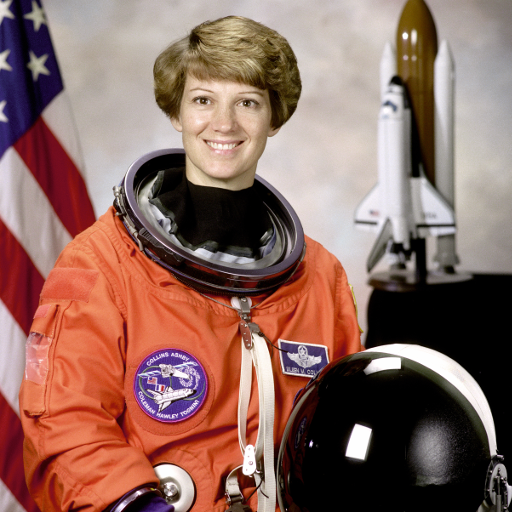
#> input picture skimage.data.astronaut(), 512 x 512 px
$ jupyter execute 'skimage_etalon (1).ipynb'   (older library calls are emulated)
#> lines starting #> are read from the running program, lines starting #| are printed output that depends on the picture; after the words box and inside, x2 and y2 are one past the last pixel; in counts of white or black regions, pixels touching at a corner belong together
 ## Что можно показать в skimage?

Официальная страница skiimage с примерами:
https://scikit-image.org/docs/stable/auto_examples/
Некоторые из них я покажу вам здесь

### Цветовые модели и работа с цветом

Так же, как в OpenCV, можно переходить к разным цветовым моделям.

[cell 1]
import matplotlib.pyplot as plt

from skimage import data
from skimage.color import rgb2gray

original = data.astronaut()
#> original is the input picture: shape (512, 512, 3); mean R, G, B 141.6, 105.8, 96.5
grayscale = rgb2gray(original)

plt.subplot(121)
plt.imshow(original)
plt.title("Original")
plt.subplot(122)
plt.imshow(grayscale, cmap=plt.cm.gray)
plt.title("Grayscale")
plt.show()

[cell 2]
from skimage.color import rgb2hsv
rgb_img = data.coffee()
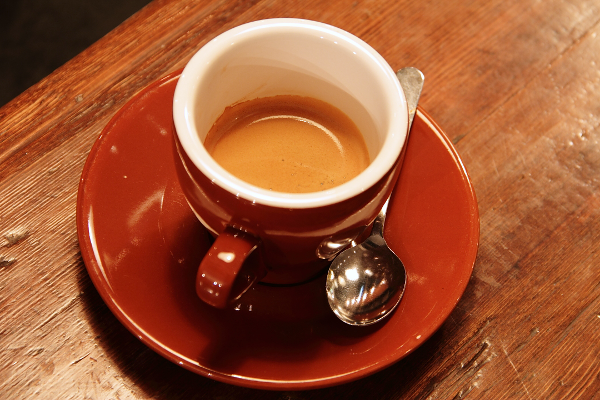
#> input picture skimage.data.coffee(), 600 x 400 px
#> rgb_img is the input picture: shape (400, 600, 3); mean R, G, B 158.6, 85.8, 51.5
hsv_img = rgb2hsv(rgb_img)
#> hsv_img: shape (400, 600, 3) float64; mean of channels 0, 1, 2 0.0586, 0.725, 0.622
hue_img = hsv_img[:, :, 0]
value_img = hsv_img[:, :, 2]

plt.figure(figsize=(15,10))
plt.subplot(131)
plt.imshow(rgb_img)
plt.title("RGB image")
plt.subplot(132)
plt.imshow(hue_img, cmap='hsv')
plt.title("Hue channel")
plt.subplot(133)
plt.imshow(value_img)
plt.title("Value channel")

plt.show()

Можно выделить предмет на изображние, поставив threshold на цветовой фон:

[cell 3]
hue_threshold = 0.04
binary_img = hue_img > hue_threshold
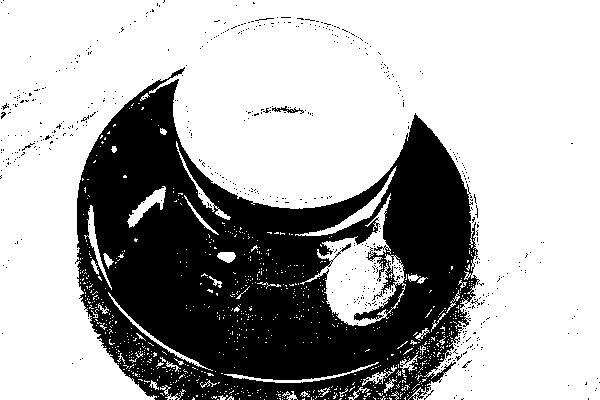
#> binary_img: shape (400, 600) bool; 67.9% white; 570 black regions (565 under 20 px), largest, box (x1, y1, x2, y2) and area: (75, 67, 480, 400) 75690, (272, 106, 304, 114) 92, (22, 143, 35, 151) 23, (372, 291, 383, 301) 22, (255, 18, 274, 21) 20

plt.imshow(binary_img)
plt.title("Hue-thresholded image")

plt.show()

[cell 4]
import matplotlib.pyplot as plt

from skimage import data
from skimage import exposure
from skimage.exposure import match_histograms

reference = data.coffee()
image = data.chelsea()
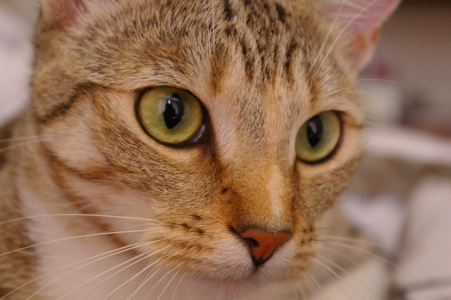
#> input picture skimage.data.chelsea(), 451 x 300 px
#> image is the input picture: shape (300, 451, 3); mean R, G, B 147.7, 111.4, 86.8

matched = match_histograms(image, reference, multichannel=True)


plt.figure(figsize=(15,10))
plt.subplot(131)
plt.imshow(image)
plt.title('Source')
plt.subplot(132)
plt.imshow(reference)
plt.title('Reference')
plt.subplot(133)
plt.imshow(matched)
plt.title('Matched')

plt.show()

Тут же можно разделить различные типы тканей на изображении:

[cell 5]
from skimage import data
from skimage.color import rgb2hed
from matplotlib.colors import LinearSegmentedColormap

# Create an artificial color close to the original one
cmap_hema = LinearSegmentedColormap.from_list('mycmap', ['white', 'navy'])
cmap_dab = LinearSegmentedColormap.from_list('mycmap', ['white',
                                             'saddlebrown'])
cmap_eosin = LinearSegmentedColormap.from_list('mycmap', ['darkviolet',
                                               'white'])

ihc_rgb = data.immunohistochemistry()
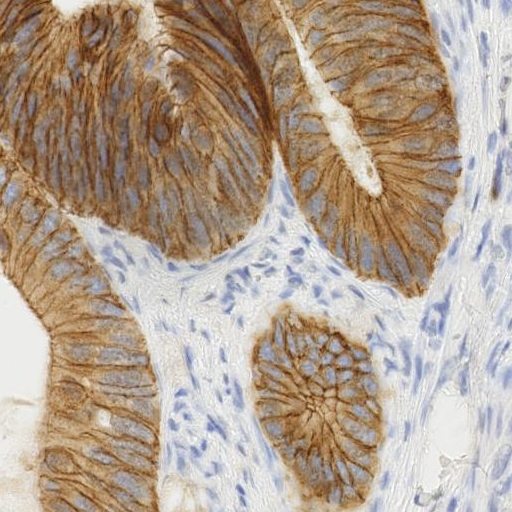
#> input picture skimage.data.immunohistochemistry(), 512 x 512 px
#> ihc_rgb is the input picture: shape (512, 512, 3); mean R, G, B 177.3, 159.8, 144
ihc_hed = rgb2hed(ihc_rgb)
#> ihc_hed: shape (512, 512, 3) float64; mean of channels 0, 1, 2 0.0201, 3.78e-07, 0.0582

plt.figure(figsize=(15, 15))
plt.subplot(221)
plt.imshow(ihc_rgb)
plt.title("Original image")

plt.subplot(222)
plt.imshow(ihc_hed[:, :, 0], cmap=cmap_hema)
plt.title("Hematoxylin")

plt.subplot(223)
plt.imshow(ihc_hed[:, :, 1], cmap=cmap_eosin)
plt.title("Eosin")

plt.subplot(224)
plt.imshow(ihc_hed[:, :, 2], cmap=cmap_dab)
plt.title("DAB")


plt.show()

## Улучшение контрастности

[cell 6]
import matplotlib
import matplotlib.pyplot as plt
import numpy as np

from skimage import data, img_as_float
from skimage import exposure


matplotlib.rcParams['font.size'] = 8


img = data.moon()
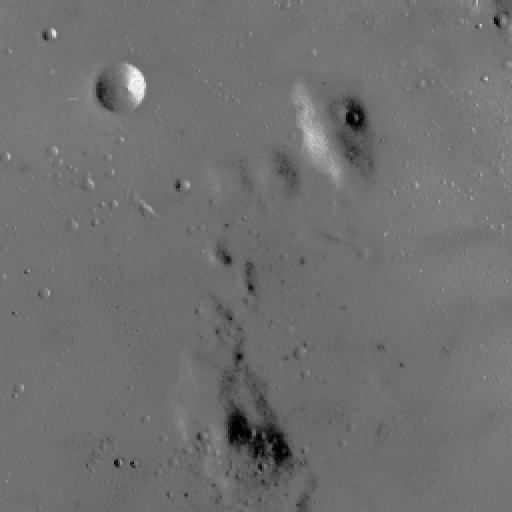
#> input picture skimage.data.moon(), 512 x 512 px
#> img is the input picture: shape (512, 512); min 0, max 255, mean 112.2

# Contrast stretching
p2, p98 = np.percentile(img, (2, 98))
#> p2 = 78; p98 = 129
img_rescale = exposure.rescale_intensity(img, in_range=(p2, p98))

# Equalization
img_eq = exposure.equalize_hist(img)

# Adaptive Equalization
img_adapteq = exposure.equalize_adapthist(img, clip_limit=0.03)

# Display results
plt.figure(figsize=(20,10))

plt.subplot(141)
plt.imshow(img, cmap=plt.cm.gray)
plt.title('Low contrast image')

plt.subplot(142)
plt.imshow(img_rescale, cmap=plt.cm.gray)
plt.title('Contrast stretching')

plt.subplot(143)
plt.imshow(img_eq, cmap=plt.cm.gray)
plt.title('Histogram equalization')

plt.subplot(144)
plt.imshow(img_adapteq, cmap=plt.cm.gray)
plt.title('Adaptive equalization')

plt.show()

## Детектор границ

[cell 7]
from skimage import feature
edges_dab = feature.canny(ihc_hed[:, :, 2], sigma=0.4)
#> edges_dab: shape (512, 512) bool; 9.2% white in thin lines or dots

plt.figure(figsize=(10, 5))
plt.subplot(121)
plt.imshow(ihc_hed[:, :, 2], cmap_dab)
plt.title('DAB image')
plt.subplot(122)
plt.imshow(edges_dab, cmap=plt.cm.gray)
plt.title('Edges of DAB')
plt.show()

Таким образом можно подготовить датасет для задачи сегментации. Осталось только сохранить изображение с помощью matplotlib.

[cell 8]
plt.imsave('some_dir/mask_image.jpg', edges_dab)

# Задание
С помощью Canny edge detector найдите эллипс по цветовому градиенту между красным и белым (задача на погуглить, советую проштудировать галерею skimage). Результатом должна быть маска эллипса на изображении. Подайте ее на вход тестовой функции)

[cell 9]
from skimage import data, color, img_as_ubyte
from skimage.feature import canny
from skimage.transform import hough_ellipse
from skimage.draw import ellipse_perimeter

[cell 10]
image_rgb = data.coffee()[0:220, 160:420]

[cell 11]
plt.imshow(image_rgb)

[cell 12]
image_gray = color.rgb2gray(image_rgb)
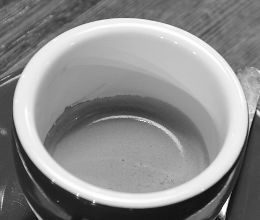
#> image_gray: shape (220, 260) float64; min 0.044, max 1, mean 0.549
edges = canny(image_gray, sigma=2.0,
              low_threshold=0.55, high_threshold=0.8)
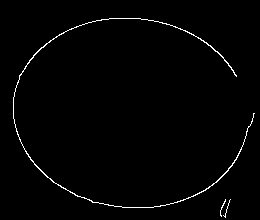
#> edges: shape (220, 260) bool; 1.4% white in thin lines or dots, all inside (x1, y1, x2, y2) = (13, 18, 255, 218)

[cell 13]
import numpy as np
result = hough_ellipse(edges, accuracy=20, threshold=250,
                    min_size=100, max_size=120)
result.sort(order='accumulator')
best = list(result[-1])
#> best = [281, 112.5, 130.5, 116.6, 94.09, 1.68]
yc, xc, a, b = [int(round(x)) for x in best[1:5]]
#> yc = 112; xc = 130; a = 117; b = 94
orientation = best[5]
#> orientation = 1.68
cy, cx = ellipse_perimeter(yc, xc, a, b, orientation)
#> cy = 606 values, max 206 at index 145, min 17 at index 0, mean 111.5; cx = 606 values, max 247 at index 439, min 12 at index 136, mean 129.5
mask = np.zeros((edges.shape))
mask = color.gray2rgb(img_as_ubyte(mask))
mask[cy, cx] = (250, 0, 0)
mask = color.rgb2gray(img_as_ubyte(mask))
mask[mask>0]=1
print(np.sum((mask == 1) & edges))
#| 160

# Задание 2
Восстановите яркость темного изображения Меган Фокс по референсной картинке

[cell 14]
import skimage
from skimage import exposure
from skimage.exposure import match_histograms
import numpy as np


megan = skimage.io.imread('megan.jpeg')
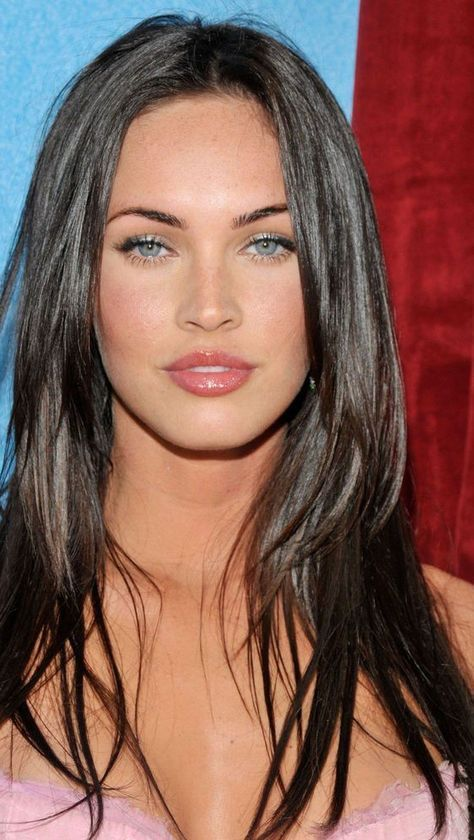
#> input picture cv-01/megan.jpeg, 474 x 840 px
#> megan is the input picture: shape (840, 474, 3); mean R, G, B 129.3, 93.1, 83.9
dark_megan =  skimage.io.imread('dark_megan.jpeg')
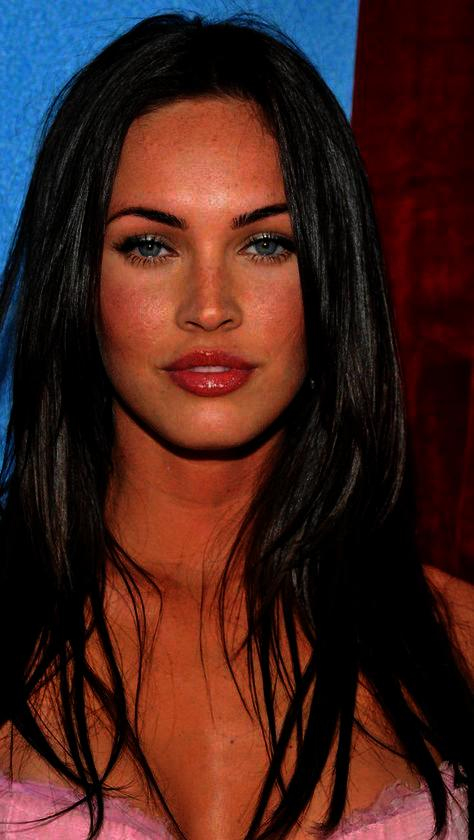
#> input picture cv-01/dark_megan.jpeg, 474 x 840 px
#> dark_megan is the input picture: shape (840, 474, 3); mean R, G, B 67.4, 34.3, 30.2

[cell 15]
matched = match_histograms(dark_megan, megan, multichannel=True)
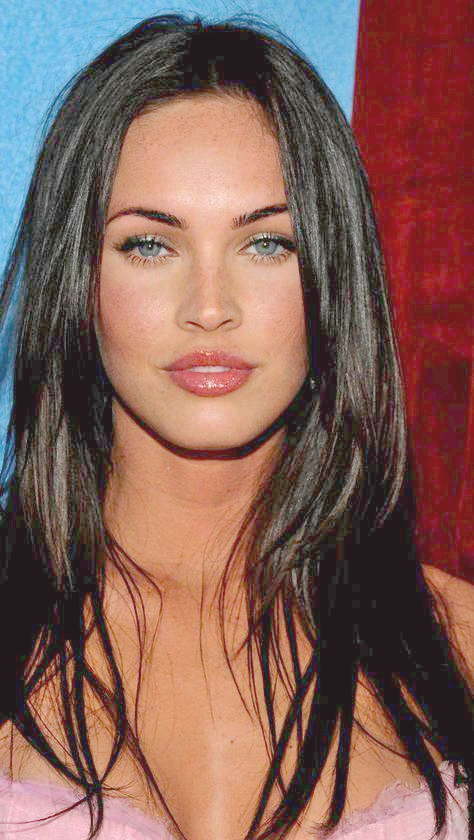
#> matched: shape (840, 474, 3); mean R, G, B 130.5, 95.6, 87.7
np.sum(np.isclose(matched, megan, atol=0.1))
#> Out = 116293
#сделайте +- 50

[cell 16]
plt.figure(figsize=(15,10))
plt.subplot(131)
plt.imshow(megan)
plt.title('Source')
plt.subplot(132)
plt.imshow(dark_megan)
plt.title('Reference')
plt.subplot(133)
plt.imshow(matched)
plt.title('Matched')

[cell 17]
import matplotlib.pyplot as plt

from skimage import data
from skimage import exposure
from skimage.exposure import match_histograms

reference = data.coffee()
image = data.chelsea()

matched = match_histograms(image, reference, multichannel=True)


plt.figure(figsize=(15,10))
plt.subplot(131)
plt.imshow(image)
plt.title('Source')
plt.subplot(132)
plt.imshow(reference)
plt.title('Reference')
plt.subplot(133)
plt.imshow(matched)
plt.title('Matched')

plt.show()

[cell 18]
from skimage import data, color, img_as_ubyte
from skimage.feature import canny
from skimage.transform import hough_ellipse
from skimage.draw import ellipse_perimeter

image_rgb = data.coffee()[0:220, 160:420]
plt.imshow(image_rgb)

[cell 19]
image_gray = color.rgb2gray(image_rgb)
edges = canny(image_gray, sigma=2.0, low_threshold=0.55, high_threshold=0.8)
plt.imshow(edges)

[cell 20]
import numpy as np
result = hough_ellipse(edges, accuracy=20, threshold=250, min_size=100, max_size=120)
result.sort(order='accumulator')
best = list(result[-1])
yc, xc, a, b = [int(round(x)) for x in best[1:5]]
orientation = best[5]
cy, cx = ellipse_perimeter(yc, xc, a, b, orientation)
mask = np.zeros((edges.shape))
mask = color.gray2rgb(img_as_ubyte(mask))
mask[cy, cx] = (250, 0, 0)
mask = color.rgb2gray(img_as_ubyte(mask))
mask[mask>0]=1
print(np.sum((mask == 1) & edges))
#| 160
